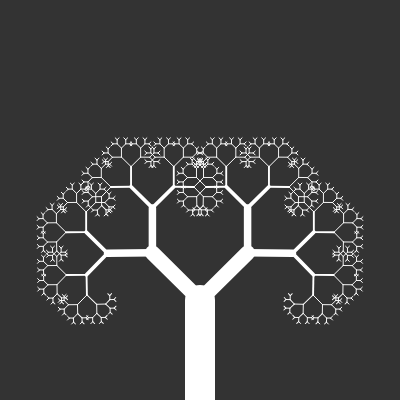
Frame 1 (no input)
Frame 60 (no input): identical to frame 1, image omitted
Frame 120 (the mouse pressed at the canvas centre since frame 60): identical to frame 1, image omitted

The p5.js sketch that drew this single still picture (run headless with seeded random() and noise() and a simulated clock; from frame 60 on, the mouse is pressed at the canvas centre):

// p5.js sketch
// ── sketch.js
// aplicação que desenha uma arvore fractal simples partindo de um ramo e gerando novos recursivamente
var angle = 0;
var stroke_weight_cnt = 0;
var slider;


function setup() {
  createCanvas(400,400);
  slider = createSlider(0, TWO_PI, PI/4, 0.01); // cria uma barra de slide na tela setando o intervalo de 0 a 2pi usando o value pi/4 e o step size de 0.01(variação do slider) 
                                                // por consequencia gera um valor de angulo dependendendo da posição do slider para usar na função rotate()

}

function draw() {
  background(51);
  angle = slider.value();
  
  stroke_weight_cnt = 60; // largura da linha a ser desenhada em pixels
  stroke(255);
  translate(width/2, height); // leva um ponto da origem(0, 0) para a posição (200, height)
  branch(100, stroke_weight_cnt);
  
}

function branch(len, stroke_weight_cnt){
  if(stroke_weight_cnt >= 1) stroke_weight_cnt /= 2; // a cada nivel da arvore a largura dos ramos diminui em 2 vezes até que a largura seja menor que 1(pixel)
  
  strokeWeight(stroke_weight_cnt);
  line(0, 0, 0, - len); // linha que vai do ponto (0, 0) até (0, -len), porem ela será desenhada no ponto onde a função translate foi aplicada
  translate(0, - len); // translada o que seria o ponto(200, height) para o ponto (200, height - len) que agora é (0, -len)
  
  if(len > 4){ //condição de parada da função recursiva
    
    // ramificando para a direita
    push(); // salva o estado da função antes de ramificar para a direita
    rotate(angle); // rotaciona em 45º e depois desenha a linha rotacionada caso len seja > 4
    branch(len * 0.67, stroke_weight_cnt);
    pop(); // retoma o estado de antes de ramificar para a direita


    // ramificando para a esquerda
    push(); // salva o estado da função antes de ramificar para a esquerda
    rotate(-angle);
    branch(len * 0.67, stroke_weight_cnt);
    pop();  // retoma o estado de antes de ramificar para a esquerda
  }
  


}
// OBS.:
// o uso das funções pop e push é para que a ramificação em arvore seja feita corretamente 
// o nao uso delas provoca um desenho de uma linha onde todos os ramos estao conectados(fazer o teste)
